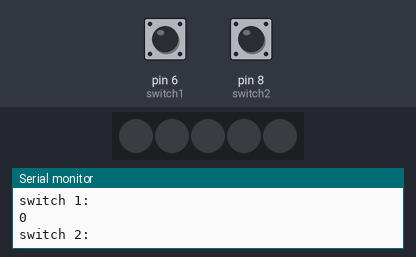
Simulated run of this sketch. Board: Arduino Uno, built with avr-gcc and run on an emulated ATmega328P. Parts: 5 RGB LEDs in strip order, left to right, the last lines printed to the serial monitor. The inputs (shaded band) are chosen by the test bench; at power-on: pin 6 (switch1) LOW, pin 8 (switch2) LOW. Dim RGB values are drawn brighter than linear.

Above: at 1.2 s.
1.3 s: pin 6 (switch1) pulled HIGH for 3.2 s
At 1.5 s:
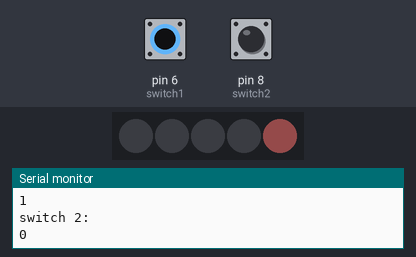
5.1 s: pin 6 (switch1) pulsed HIGH 5 times (0.12 s each, 0.3 s apart)
At 5.38 s:
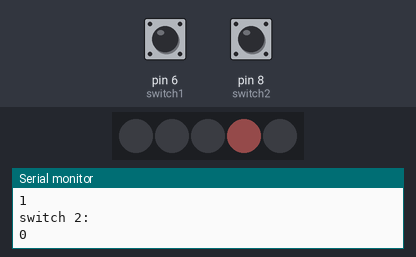
9.6 s: pin 6 (switch1) pulsed HIGH 5 times (0.12 s each, 0.3 s apart)
At 10.0 s:
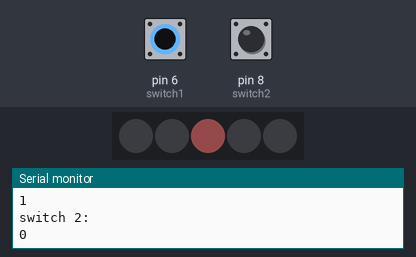
Timing chart, 0 to 12.7 s (numbered marks = the images above; inputs shaded):
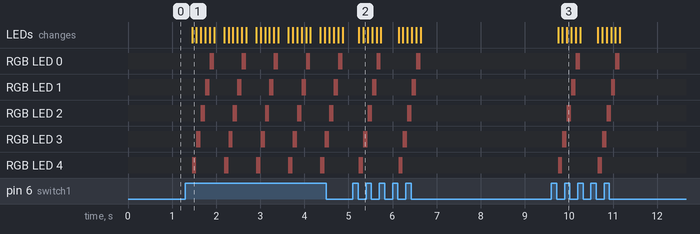

The sketch:

lab02.ino
```cpp
#include <Adafruit_NeoPixel.h>

//VARS
int neo = 13;
int switch1 = 6;
int switch2 = 8;


  //neopixel strip on pin 13 with 5 LEDs
  #define PIN 13
  #define N_LEDS 5

   //declare the neopixel object
  Adafruit_NeoPixel strip = Adafruit_NeoPixel(N_LEDS, PIN, NEO_GRB + NEO_KHZ800);


void setup() {
  //begin neo strip
  strip.begin();

  pinMode(neo, OUTPUT);
  int neoState = digitalRead(neo);

  pinMode(switch1, INPUT);
  pinMode(switch2, INPUT);


  //initialize serial stuff
  Serial.begin(9600); //allows us to use the serial monitor
  Serial.println("--- Start Serial Monitor ---");

}

void loop() {
  // put your main code here, to run repeatedly:
  //Serial.println("line"); is like a console.log()

  //get switch states
  int switch1State = digitalRead(switch1);
  int switch2State = digitalRead(switch2);

  Serial.println("switch 1:");
  Serial.println(switch1State);
  Serial.println("switch 2: ");
  Serial.println(switch2State);


  if (switch1State == HIGH && switch2State == HIGH) {
      chase(strip.Color(20, 10, 10));
      delay(25);
    }
  else if (switch1State == HIGH && switch2State == LOW) {
      chaseReverse(strip.Color(20, 10, 10));
      delay(25);
  }
  else {
    clearAll();
  }

}

static void chase(uint32_t c) {
  for (int i=0; i<=6; i++) {
    strip.setPixelColor(i, c);
    strip.setPixelColor(i-1, 0);
    strip.show();
    delay(100);
  }
}

static void chaseReverse(uint32_t c) {
  for (int i=5; i>=-1; i--) {
    strip.setPixelColor(i, c);
    strip.setPixelColor(i+1, 0);
    strip.show();
    delay(100);
  }
}

static void clearAll() {
  for (int i=0; i<strip.numPixels(); i++) {
   strip.setPixelColor(i, 0);
   strip.show();
  }
}
```

Measured:
- after the input at 1.3 s, RGB LED 0: alternates RGB(20, 10, 10) for 0.10 s and off for 0.63 s, starting after 0.55 s; RGB LED 1: alternates RGB(20, 10, 10) for 0.10 s and off for 0.63 s, starting after 0.45 s
- after the input at 5.1 s, RGB LED 0: alternates RGB(20, 10, 10) for 0.10 s and off for 0.80 s, 4 changes in all, then stays off, starting after 0.54 s; RGB LED 1: alternates RGB(20, 10, 10) for 0.10 s and off for 0.80 s, 4 changes in all, then stays off, starting after 0.44 s
- after the input at 9.6 s, RGB LED 0: alternates RGB(20, 10, 10) for 0.10 s and off for 0.80 s, 4 changes in all, then stays off, starting after 0.55 s; RGB LED 1: alternates RGB(20, 10, 10) for 0.10 s and off for 0.80 s, 4 changes in all, then stays off, starting after 0.45 s
